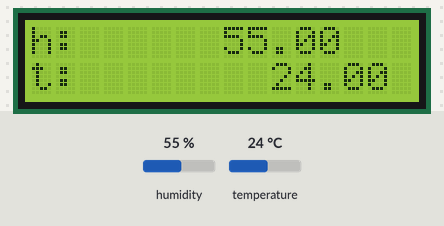
Bench run of a sketch on a simulated Arduino Uno, built with avr-gcc and run on an emulated ATmega328P. On the bench: 16×2 character LCD. The test bench sets the inputs (shaded band); at power-on: humidity 55 %, temperature 24 °C.

Above: at 1.2 s.
1.3 s: humidity set to 22 %
At 2.8 s:
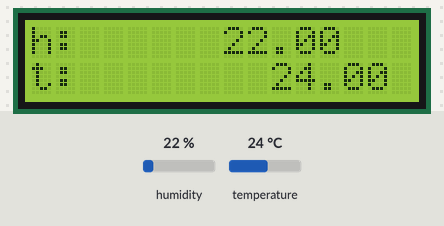
4.0 s: temperature set to 12 °C
At 5.2 s:
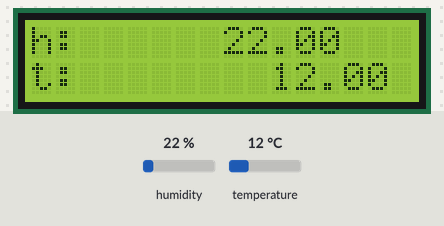
6.7 s: humidity set to 40 %
At 8.8 s:
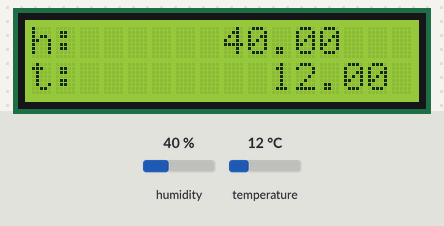
9.6 s: temperature set to 19 °C
At 11.2 s:
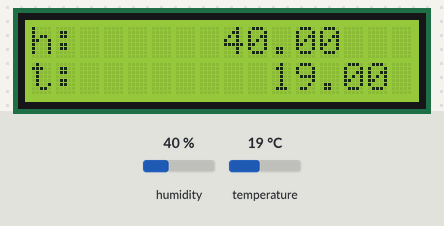
Timing chart, 0 to 12.7 s (numbered marks = the images above; inputs shaded):
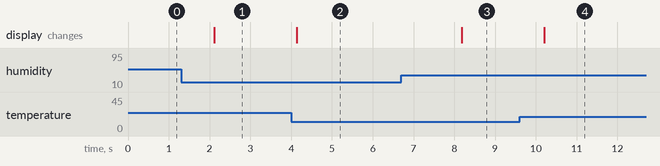

Measured:
- after the input at 1.3 s, the display: changes after 0.81 s (image 1)
- after the input at 4.0 s, the display: changes after 0.14 s (image 2)
- after the input at 6.7 s, the display: changes after 1.5 s (image 3)
- after the input at 9.6 s, the display: changes after 0.61 s (image 4)

The sketch:

code24.ino
```cpp
#include<LiquidCrystal.h>
#include"DHT.h"
const int DHTPIN = 2;
const int DHTTYPE = DHT11;
DHT dht(DHTPIN,DHTTYPE);
LiquidCrystal lcd (12,11,7,6,5,4);
void setup()
{
  lcd.begin(16,2);
  Serial.begin(9600);
  dht.begin();
}
void loop()
{
  float h = dht.readHumidity();
  float t = dht.readTemperature();
  lcd.setCursor(0,0);
  lcd.print("h:");
  lcd.setCursor(8,0);
  lcd.print(h);
  lcd.setCursor(0,1);
  lcd.print("t:");
  lcd.setCursor(10,1);
  lcd.print(t);

}
```
